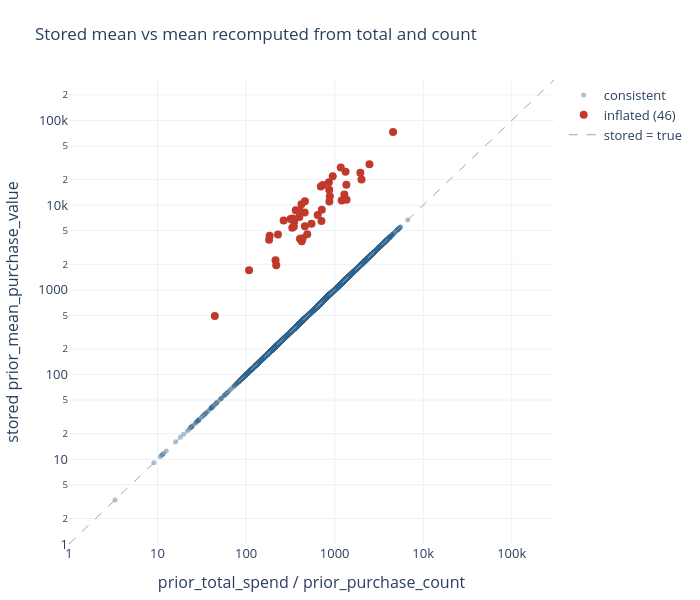

The cell this chart's notebook holds for it:
### Code cell
plot_df = pd.DataFrame({"true": recomputed_mean, "stored": stored_mean}).dropna()
plot_df = plot_df[(plot_df["stored"] > 0) & (plot_df["stored"] < 1e9)]
is_inflated = inflated.loc[plot_df.index]

lims = [1, 3e5]
fig = go.Figure()
fig.add_scatter(x=plot_df.loc[~is_inflated, "true"], y=plot_df.loc[~is_inflated, "stored"], mode="markers",
                marker=dict(size=5, color=BLUE, opacity=0.4), name="consistent")
fig.add_scatter(x=plot_df.loc[is_inflated, "true"], y=plot_df.loc[is_inflated, "stored"], mode="markers",
                marker=dict(size=8, color=RED), name=f"inflated ({is_inflated.sum()})")
fig.add_scatter(x=lims, y=lims, mode="lines", line=dict(color=GREY, dash="dash", width=1), name="stored = true")
fig.update_xaxes(type="log", range=np.log10(lims), title_text="prior_total_spend / prior_purchase_count")
fig.update_yaxes(type="log", range=np.log10(lims), title_text="stored prior_mean_purchase_value")
fig.update_layout(title="Stored mean vs mean recomputed from total and count", width=700, height=600)
fig.show()

### Figure 1 — Plotly figure (JSON) as saved in the notebook; plotly's stock layout.template omitted (floating-point values rounded to 4 significant figures; data arrays with more than 128 entries replaced by an {"elided": "..."} marker saying what was removed)
{"data": [{"marker": {"color": "#2f6690", "opacity": 0.4, "size": 5}, "mode": "markers", "name": "consistent", "type": "scatter", "x": {"elided": "5594 float values"}, "y": {"elided": "5594 float values"}}, {"marker": {"color": "#c0392b", "size": 8}, "mode": "markers", "name": "inflated (46)", "type": "scatter", "x": [1288.0, 461.9, 870.9, 181.9, 421.8, 229.1, 405.4, 867.4, 2471.0, 1172.0, 643.6, 363.6, 435.3, 461.2, 184.5, 951.2, 265.1, 4567.0, 2010.0, 459.7, 215.1, 348.4, 1364.0, 716.0, 398.7, 402.5, 342.6, 317.7, 332.3, 697.4, 1949.0, 44.35, 1201.0, 346.6, 735.8, 107.9, 547.8, 424.8, 490.1, 709.1, 1328.0, 1356.0, 219.0, 881.9, 860.9, 336.2], "y": [13330.0, 11140.0, 11050.0, 3904.0, 10260.0, 4491.0, 4009.0, 15230.0, 30450.0, 27760.0, 7661.0, 8679.0, 4055.0, 5616.0, 4346.0, 21950.0, 6579.0, 72940.0, 20070.0, 8175.0, 2236.0, 6377.0, 11570.0, 8819.0, 7228.0, 8563.0, 6740.0, 6852.0, 5405.0, 16650.0, 24170.0, 491.3, 11350.0, 5606.0, 17250.0, 1699.0, 6015.0, 3738.0, 4535.0, 6493.0, 24710.0, 17420.0, 1953.0, 12720.0, 18660.0, 6934.0]}, {"line": {"color": "#9aa5b1", "dash": "dash", "width": 1}, "mode": "lines", "name": "stored = true", "type": "scatter", "x": [1, 300000], "y": [1, 300000]}], "layout": {"height": 600, "title": {"text": "Stored mean vs mean recomputed from total and count"}, "width": 700, "xaxis": {"range": [0, 5.477], "title": {"text": "prior_total_spend / prior_purchase_count"}, "type": "log"}, "yaxis": {"range": [0, 5.477], "title": {"text": "stored prior_mean_purchase_value"}, "type": "log"}}}
